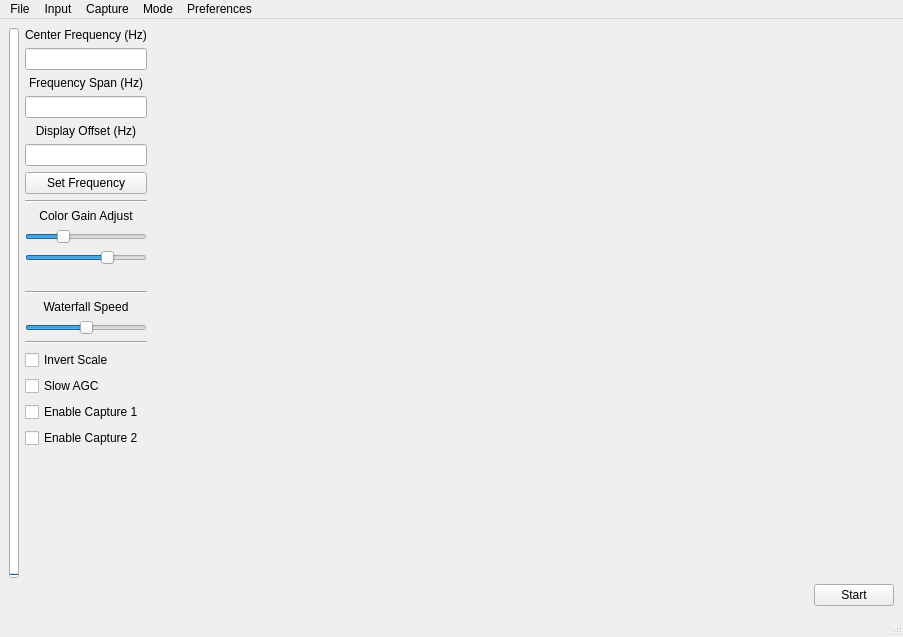
<?xml version="1.0" encoding="UTF-8"?>
<ui version="4.0">
 <class>MainWindow</class>
 <widget class="QMainWindow" name="MainWindow">
  <property name="windowModality">
   <enum>Qt::NonModal</enum>
  </property>
  <property name="geometry">
   <rect>
    <x>0</x>
    <y>0</y>
    <width>903</width>
    <height>637</height>
   </rect>
  </property>
  <property name="sizePolicy">
   <sizepolicy hsizetype="Preferred" vsizetype="Preferred">
    <horstretch>0</horstretch>
    <verstretch>0</verstretch>
   </sizepolicy>
  </property>
  <property name="windowTitle">
   <string>&quot;Roscoe QRSS Viewer</string>
  </property>
  <widget class="QWidget" name="centralwidget">
   <layout class="QVBoxLayout" name="verticalLayout_3">
    <item>
     <layout class="QVBoxLayout" name="verticalLayout_2">
      <item>
       <layout class="QHBoxLayout" name="horizontalLayout_4" stretch="0,0,1">
        <item>
         <widget class="QProgressBar" name="pvSignal">
          <property name="maximumSize">
           <size>
            <width>10</width>
            <height>16777215</height>
           </size>
          </property>
          <property name="maximum">
           <number>255</number>
          </property>
          <property name="value">
           <number>0</number>
          </property>
          <property name="textVisible">
           <bool>false</bool>
          </property>
          <property name="orientation">
           <enum>Qt::Vertical</enum>
          </property>
         </widget>
        </item>
        <item>
         <layout class="QVBoxLayout" name="verticalLayout_5">
          <item>
           <layout class="QVBoxLayout" name="verticalLayout_9">
            <item>
             <widget class="QLabel" name="label">
              <property name="text">
               <string>Center Frequency (Hz)</string>
              </property>
              <property name="alignment">
               <set>Qt::AlignCenter</set>
              </property>
              <property name="margin">
               <number>4</number>
              </property>
             </widget>
            </item>
            <item>
             <widget class="QLineEdit" name="txtCenterFrequency">
              <property name="inputMethodHints">
               <set>Qt::ImhNone</set>
              </property>
             </widget>
            </item>
            <item>
             <widget class="QLabel" name="label_2">
              <property name="text">
               <string>Frequency Span (Hz)</string>
              </property>
              <property name="alignment">
               <set>Qt::AlignCenter</set>
              </property>
              <property name="margin">
               <number>4</number>
              </property>
             </widget>
            </item>
            <item>
             <widget class="QLineEdit" name="txtFrequencySpan"/>
            </item>
            <item>
             <widget class="QLabel" name="label_4">
              <property name="text">
               <string>Display Offset (Hz)</string>
              </property>
              <property name="alignment">
               <set>Qt::AlignCenter</set>
              </property>
             </widget>
            </item>
            <item>
             <widget class="QLineEdit" name="txtOffset"/>
            </item>
            <item>
             <widget class="QPushButton" name="btnSetFrequency">
              <property name="text">
               <string>Set Frequency</string>
              </property>
             </widget>
            </item>
            <item>
             <widget class="Line" name="line">
              <property name="orientation">
               <enum>Qt::Horizontal</enum>
              </property>
             </widget>
            </item>
            <item>
             <widget class="QLabel" name="label_3">
              <property name="text">
               <string>Color Gain Adjust</string>
              </property>
              <property name="alignment">
               <set>Qt::AlignCenter</set>
              </property>
             </widget>
            </item>
            <item>
             <widget class="QSlider" name="sliderBase">
              <property name="toolTip">
               <string>Base display level</string>
              </property>
              <property name="minimum">
               <number>1</number>
              </property>
              <property name="maximum">
               <number>100</number>
              </property>
              <property name="value">
               <number>30</number>
              </property>
              <property name="orientation">
               <enum>Qt::Horizontal</enum>
              </property>
             </widget>
            </item>
            <item>
             <widget class="QSlider" name="sliderContrast">
              <property name="toolTip">
               <string>Contrast</string>
              </property>
              <property name="minimum">
               <number>1</number>
              </property>
              <property name="value">
               <number>70</number>
              </property>
              <property name="orientation">
               <enum>Qt::Horizontal</enum>
              </property>
             </widget>
            </item>
            <item>
             <widget class="QLabel" name="lblGradient">
              <property name="text">
               <string/>
              </property>
              <property name="scaledContents">
               <bool>true</bool>
              </property>
             </widget>
            </item>
            <item>
             <widget class="Line" name="line_2">
              <property name="orientation">
               <enum>Qt::Horizontal</enum>
              </property>
             </widget>
            </item>
            <item>
             <widget class="QLabel" name="label_5">
              <property name="text">
               <string>Waterfall Speed</string>
              </property>
              <property name="alignment">
               <set>Qt::AlignCenter</set>
              </property>
             </widget>
            </item>
            <item>
             <widget class="QSlider" name="sliderSpeed">
              <property name="maximum">
               <number>4</number>
              </property>
              <property name="pageStep">
               <number>1</number>
              </property>
              <property name="value">
               <number>2</number>
              </property>
              <property name="orientation">
               <enum>Qt::Horizontal</enum>
              </property>
             </widget>
            </item>
            <item>
             <widget class="Line" name="line_3">
              <property name="orientation">
               <enum>Qt::Horizontal</enum>
              </property>
             </widget>
            </item>
            <item>
             <widget class="QCheckBox" name="cbInvert">
              <property name="text">
               <string>Invert Scale</string>
              </property>
             </widget>
            </item>
            <item>
             <widget class="QCheckBox" name="cbAGC">
              <property name="text">
               <string>Slow AGC</string>
              </property>
             </widget>
            </item>
            <item>
             <widget class="QCheckBox" name="cbCapture1">
              <property name="text">
               <string>Enable Capture 1</string>
              </property>
             </widget>
            </item>
            <item>
             <widget class="QCheckBox" name="cbCapture2">
              <property name="text">
               <string>Enable Capture 2</string>
              </property>
             </widget>
            </item>
           </layout>
          </item>
          <item>
           <spacer name="verticalSpacer">
            <property name="orientation">
             <enum>Qt::Vertical</enum>
            </property>
            <property name="sizeHint" stdset="0">
             <size>
              <width>20</width>
              <height>40</height>
             </size>
            </property>
           </spacer>
          </item>
         </layout>
        </item>
        <item>
         <widget class="QLabel" name="lblImage">
          <property name="autoFillBackground">
           <bool>false</bool>
          </property>
          <property name="styleSheet">
           <string notr="true"/>
          </property>
          <property name="text">
           <string/>
          </property>
          <property name="pixmap">
           <pixmap>WFTest.jpg</pixmap>
          </property>
          <property name="scaledContents">
           <bool>true</bool>
          </property>
          <property name="alignment">
           <set>Qt::AlignLeading|Qt::AlignLeft|Qt::AlignVCenter</set>
          </property>
         </widget>
        </item>
       </layout>
      </item>
      <item>
       <layout class="QHBoxLayout" name="horizontalLayout">
        <item>
         <spacer name="horizontalSpacer">
          <property name="orientation">
           <enum>Qt::Horizontal</enum>
          </property>
          <property name="sizeHint" stdset="0">
           <size>
            <width>40</width>
            <height>20</height>
           </size>
          </property>
         </spacer>
        </item>
        <item>
         <widget class="QPushButton" name="btnStart">
          <property name="text">
           <string>Start</string>
          </property>
         </widget>
        </item>
       </layout>
      </item>
     </layout>
    </item>
   </layout>
  </widget>
  <widget class="QMenuBar" name="menubar">
   <property name="geometry">
    <rect>
     <x>0</x>
     <y>0</y>
     <width>903</width>
     <height>23</height>
    </rect>
   </property>
   <widget class="QMenu" name="menuFile">
    <property name="title">
     <string>File</string>
    </property>
    <addaction name="actionExit"/>
   </widget>
   <widget class="QMenu" name="menuInput">
    <property name="title">
     <string>Input</string>
    </property>
    <addaction name="actionSelect_Input"/>
   </widget>
   <widget class="QMenu" name="menuCapture">
    <property name="title">
     <string>Capture</string>
    </property>
    <addaction name="actionCapture_Settings"/>
   </widget>
   <widget class="QMenu" name="menuMode">
    <property name="title">
     <string>Mode</string>
    </property>
    <addaction name="actionFull_Speed"/>
    <addaction name="actionQRSS3"/>
    <addaction name="actionQRSS10"/>
    <addaction name="actionQRSS20"/>
    <addaction name="actionQRSS30"/>
    <addaction name="actionQRSS60"/>
    <addaction name="actionQRSS120"/>
   </widget>
   <widget class="QMenu" name="menuPreferences">
    <property name="title">
     <string>Preferences</string>
    </property>
    <addaction name="actionWaterfall_Note"/>
   </widget>
   <addaction name="menuFile"/>
   <addaction name="menuInput"/>
   <addaction name="menuCapture"/>
   <addaction name="menuMode"/>
   <addaction name="menuPreferences"/>
  </widget>
  <widget class="QStatusBar" name="statusbar"/>
  <action name="actionExit">
   <property name="text">
    <string>Exit</string>
   </property>
  </action>
  <action name="actionSelect_Input">
   <property name="text">
    <string>Select Input</string>
   </property>
  </action>
  <action name="actionCapture_Settings">
   <property name="text">
    <string>Capture Settings</string>
   </property>
  </action>
  <action name="actionQRSS3">
   <property name="checkable">
    <bool>true</bool>
   </property>
   <property name="text">
    <string>QRSS3</string>
   </property>
  </action>
  <action name="actionQRSS10">
   <property name="checkable">
    <bool>true</bool>
   </property>
   <property name="text">
    <string>QRSS10</string>
   </property>
  </action>
  <action name="actionQRSS20">
   <property name="checkable">
    <bool>true</bool>
   </property>
   <property name="text">
    <string>QRSS20</string>
   </property>
  </action>
  <action name="actionQRSS30">
   <property name="checkable">
    <bool>true</bool>
   </property>
   <property name="text">
    <string>QRSS30</string>
   </property>
  </action>
  <action name="actionQRSS60">
   <property name="checkable">
    <bool>true</bool>
   </property>
   <property name="text">
    <string>QRSS60</string>
   </property>
  </action>
  <action name="actionQRSS120">
   <property name="checkable">
    <bool>true</bool>
   </property>
   <property name="text">
    <string>QRSS120</string>
   </property>
  </action>
  <action name="actionFull_Speed">
   <property name="checkable">
    <bool>true</bool>
   </property>
   <property name="text">
    <string>Full Speed</string>
   </property>
  </action>
  <action name="actionWaterfall_Note">
   <property name="text">
    <string>Waterfall Note</string>
   </property>
  </action>
 </widget>
 <resources/>
 <connections/>
</ui>
